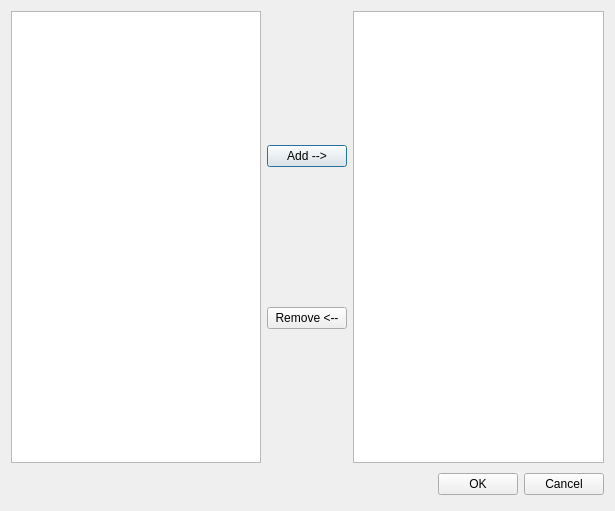
<?xml version="1.0" encoding="UTF-8"?>
<ui version="4.0">
 <class>BreakPointDialog</class>
 <widget class="QDialog" name="BreakPointDialog">
  <property name="geometry">
   <rect>
    <x>0</x>
    <y>0</y>
    <width>615</width>
    <height>511</height>
   </rect>
  </property>
  <property name="windowTitle">
   <string>Dialog</string>
  </property>
  <layout class="QVBoxLayout" name="verticalLayout">
   <item>
    <layout class="QHBoxLayout" name="horizontalLayout_2">
     <item>
      <widget class="QListWidget" name="leftListWidget"/>
     </item>
     <item>
      <layout class="QVBoxLayout" name="verticalLayout_2">
       <item>
        <widget class="QPushButton" name="addButton">
         <property name="text">
          <string>Add --&gt;</string>
         </property>
        </widget>
       </item>
       <item>
        <widget class="QPushButton" name="deleteButton">
         <property name="text">
          <string>Remove &lt;--</string>
         </property>
        </widget>
       </item>
      </layout>
     </item>
     <item>
      <widget class="QListWidget" name="rightListWidget"/>
     </item>
    </layout>
   </item>
   <item>
    <layout class="QHBoxLayout">
     <property name="spacing">
      <number>6</number>
     </property>
     <property name="margin">
      <number>0</number>
     </property>
     <item>
      <spacer>
       <property name="orientation">
        <enum>Qt::Horizontal</enum>
       </property>
       <property name="sizeHint" stdset="0">
        <size>
         <width>131</width>
         <height>31</height>
        </size>
       </property>
      </spacer>
     </item>
     <item>
      <widget class="QPushButton" name="okButton">
       <property name="text">
        <string>OK</string>
       </property>
      </widget>
     </item>
     <item>
      <widget class="QPushButton" name="cancelButton">
       <property name="text">
        <string>Cancel</string>
       </property>
      </widget>
     </item>
    </layout>
   </item>
  </layout>
 </widget>
 <resources/>
 <connections>
  <connection>
   <sender>okButton</sender>
   <signal>clicked()</signal>
   <receiver>BreakPointDialog</receiver>
   <slot>accept()</slot>
   <hints>
    <hint type="sourcelabel">
     <x>278</x>
     <y>253</y>
    </hint>
    <hint type="destinationlabel">
     <x>96</x>
     <y>254</y>
    </hint>
   </hints>
  </connection>
  <connection>
   <sender>cancelButton</sender>
   <signal>clicked()</signal>
   <receiver>BreakPointDialog</receiver>
   <slot>reject()</slot>
   <hints>
    <hint type="sourcelabel">
     <x>369</x>
     <y>253</y>
    </hint>
    <hint type="destinationlabel">
     <x>179</x>
     <y>282</y>
    </hint>
   </hints>
  </connection>
 </connections>
</ui>
